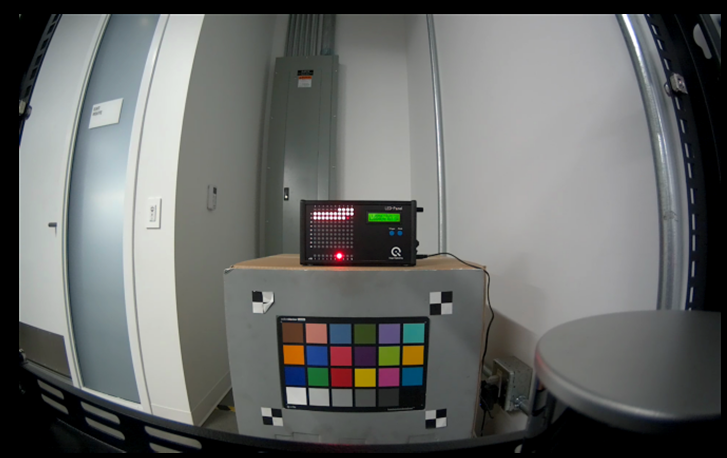
#> input picture Cropping_model/4.png, 727 x 458 px, found by its file name
$ python crooping_cv2.py
#> lines starting #> are read from the running program, lines starting #| are printed output that depends on the picture; after the words box and inside, x2 and y2 are one past the last pixel; in counts of white or black regions, pixels touching at a corner belong together
import cv2
import numpy as np
import matplotlib.pyplot as plt
import os

# Define the paths for the main image and the template image
main_image_path = 'final/cropping_model/4.png'  # Change this to your local main image path
template_image_path = 'final/cropped_data/1.png'  # Change this to your local template image path

# Load the main image
main_image = cv2.imread(main_image_path)
#> main_image is the input picture: shape (458, 727, 3); mean B, G, R 104, 105.6, 103.7

# Load the template image
template = cv2.imread(template_image_path)
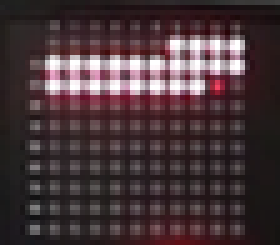
#> input picture Cropped_data/1.png, 56 x 49 px, found by its file name (shown 5 times larger)
#> template is the input picture: shape (49, 56, 3); mean B, G, R 57.7, 54.2, 71.7

# Check if the images are loaded successfully
if main_image is None or template is None:
    print("Error: Could not load the images.")
    exit()

# Convert both images to grayscale
main_gray = cv2.cvtColor(main_image, cv2.COLOR_BGR2GRAY)
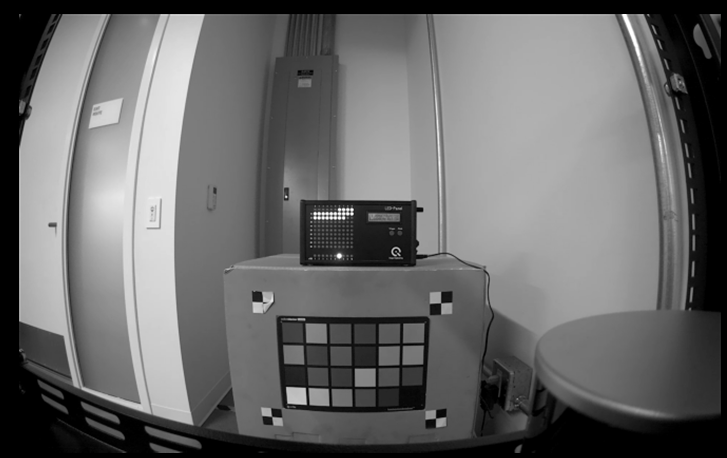
#> main_gray: shape (458, 727); min 0, max 255, mean 104.8
template_gray = cv2.cvtColor(template, cv2.COLOR_BGR2GRAY)
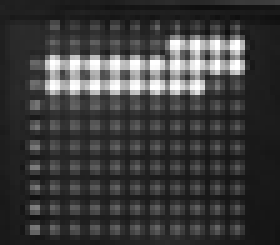
#> template_gray: shape (49, 56) (shown 5 times larger); min 14, max 255, mean 59.9

# Perform template matching
result = cv2.matchTemplate(main_gray, template_gray, cv2.TM_CCOEFF_NORMED)
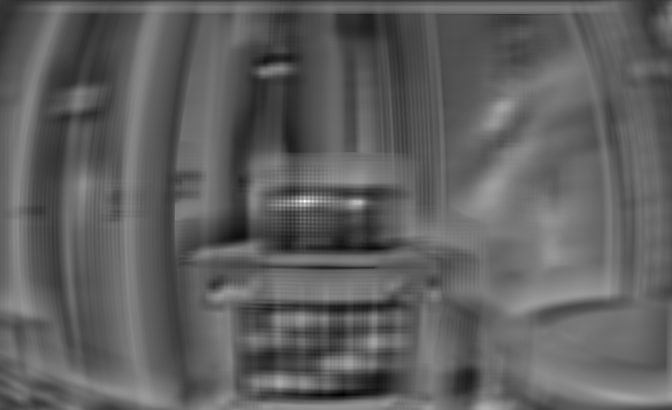
#> result: shape (410, 672) float32; min -0.514, max 0.958, mean 0.0399; drawn with min black and max white

# Define a threshold to consider a match
threshold = 0.87

# Find locations where the result is above the threshold
locations = np.where(result >= threshold)
#> locations = ([201, 201], [304, 305])

# If there are no matches, print "False" and exit
if len(locations[0]) == 0:
    print("False")
    exit()

# Loop over all the locations and mark the matches
for loc in zip(*locations[::-1]):
    cv2.rectangle(main_image, loc, (loc[0] + template.shape[1], loc[1] + template.shape[0]), (0, 255, 0), 2)
#> this loop made 2 passes
#> loc on passes 1 to 2: (304, 201), (305, 201)
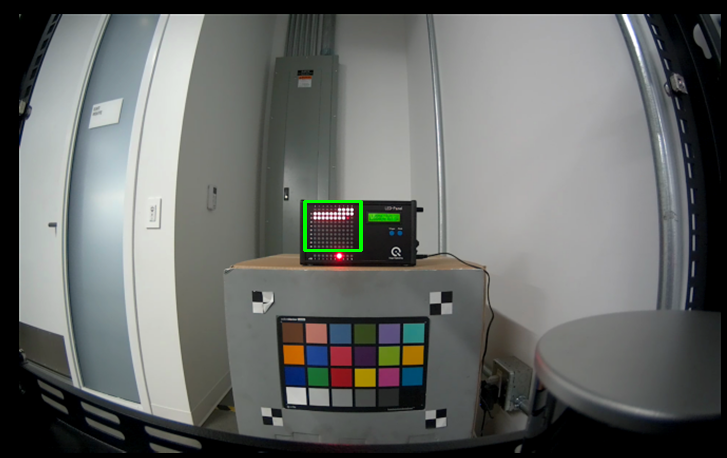
#> main_image: shape (458, 727, 3); 0.22% of pixels changed, all inside (x1, y1, x2, y2) = (303, 200, 363, 252)

# Show the result using matplotlib
plt.imshow(cv2.cvtColor(main_image, cv2.COLOR_BGR2RGB))
plt.title('Template Matching Result')
plt.axis('off')
plt.show()

# Extract the first matched region
top_left = (locations[1][0], locations[0][0])
#> top_left = (304, 201)
bottom_right = (top_left[0] + template.shape[1], top_left[1] + template.shape[0])
#> bottom_right = (360, 250)
matched_region = main_image[top_left[1]:bottom_right[1], top_left[0]:bottom_right[0]]
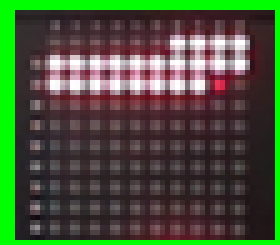
#> matched_region: shape (49, 56, 3) (shown 5 times larger); mean B, G, R 57.9, 86.4, 72.3

# Resize the matched region to the specified dimensions (706x463)
output_width, output_height = 1920, 1080
resized_matched_region = cv2.resize(matched_region, (output_width, output_height))
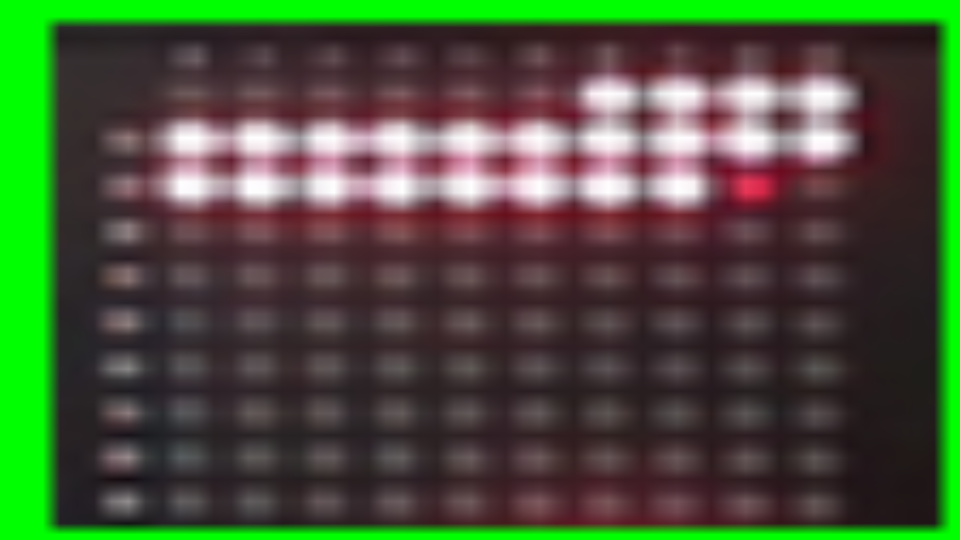
#> resized_matched_region: shape (1080, 1920, 3) (shown at 1/2 size); mean B, G, R 57.8, 86.2, 72.2

# Ensure the output directory exists before saving
output_dir = 'output'  # Change this to your local output directory path
os.makedirs(output_dir, exist_ok=True)

# Save the resized matched region to a file in the output directory
output_path = os.path.join(output_dir, 'matched_region.png')
cv2.imwrite(output_path, resized_matched_region)

# Print "True"
print("True")

# Display the resized cropped image
plt.imshow(cv2.cvtColor(resized_matched_region, cv2.COLOR_BGR2RGB))
plt.title('Matched Region')
plt.axis('off')
plt.show()
